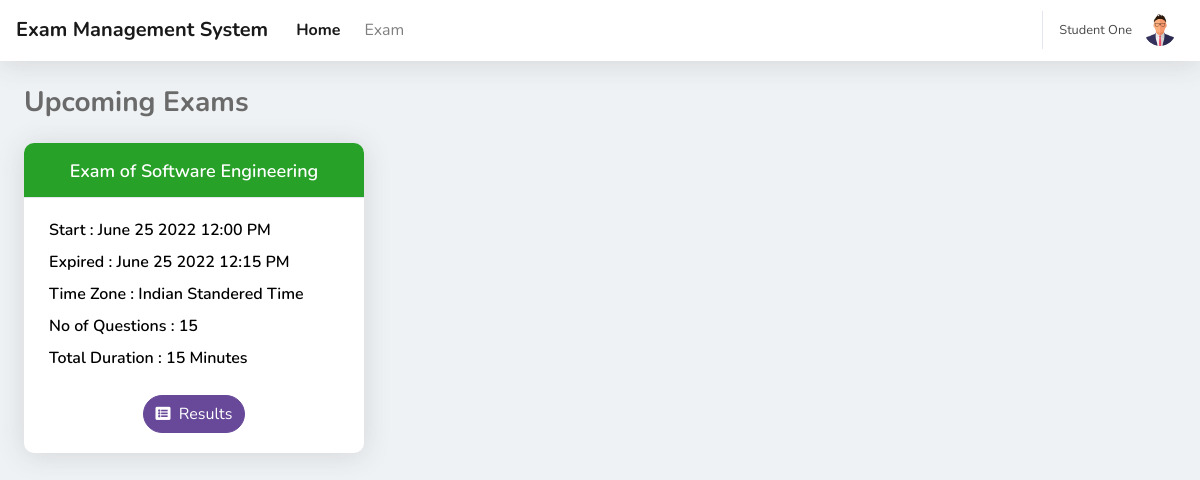
Screenshot of /student/home.php (signed in) with the database file from the repository.
### tables this page shows
CREATE TABLE `add_student` (
  `std_id` int(100) NOT NULL,
  `std_name` varchar(100) NOT NULL,
  `gender` varchar(100) NOT NULL,
  `dob` varchar(100) NOT NULL,
  `course` varchar(100) NOT NULL,
  `year` varchar(100) NOT NULL,
  `email` varchar(100) NOT NULL,
  `password` varchar(100) NOT NULL,
  `image` varchar(100) NOT NULL
);

CREATE TABLE `add_exam` (
  `exam_id` int(100) NOT NULL,
  `course` varchar(100) NOT NULL,
  `exam_time_limit` varchar(100) NOT NULL,
  `total_question` varchar(100) NOT NULL,
  `correct` varchar(100) NOT NULL,
  `wrong` varchar(100) NOT NULL,
  `exam_title` varchar(100) NOT NULL,
  `exam_date` varchar(100) NOT NULL,
  `exam_time` varchar(100) NOT NULL,
  `status` varchar(100) NOT NULL
);

### student/home.php (the view, shortened to what this page needs)
<!DOCTYPE html>
<?php
include "../connection.php";
include "assets/header.php";
include "assets/navbar.php";
?>
<html>
<head>
</head>
<body>
    <div class="container-fluid">
        <h3>Upcoming Exams</h3>
        <?php
        $sql2 = "SELECT * FROM `add_student` WHERE `std_id` = '{$_SESSION["std_id"]}'";
        $result2 = mysqli_query($db, $sql2);
        $res2 = mysqli_fetch_array($result2);
        $sql1 = "SELECT * FROM `add_exam` WHERE `course` = '{$res2['course']}'";
        $result1 = mysqli_query($db, $sql1);
        foreach ($result1 as $res1) {
            $start_date = strtotime($res1['exam_date']);
            $start_time = strtotime($res1['exam_time']);
            $remaining_seconds = $res1['exam_time_limit'] * 60;
            $start_time_date = date('F j Y h:i A', strtotime($res1['exam_date'] . ' ' . $res1['exam_time']));
            $end_time_date = date('h:i A', ($start_time + $remaining_seconds));
            $selectquery3 = "SELECT * FROM `std_exam_status` WHERE `std_id` = '{$_SESSION['std_id']}' AND `exam_name` = '{$res1['exam_title']}'";
            $query3 = mysqli_query($db, $selectquery3);
            $row3 = mysqli_fetch_array($query3);
        ?>
            <div class="box-container exams-view">
                <div class="card-header"><?php echo $res1['exam_title'] ?></div>
                <div class="card-containts">
                    <p>Start : <?php echo $start_time_date ?></p>
                    <p>Expired : <?php echo date('F j Y', $start_date) . ' ' . $end_time_date ?></p>
                    <p>Time Zone : Indian Standered Time</p>
                    <p>No of Questions : <?php echo $res1['total_question'] ?></p>
                    <p>Total Duration : <?php echo $res1['exam_time_limit'] ?> Minutes</p>
                </div>
                <?php
                if (mysqli_num_rows($query3) > 0) {
                    if ($row3['attendence_status'] == "Ended") {
                ?>
                        <div id="results_btn">
                            <button type="button" id="<?php echo $res1['exam_id'] ?>" class="btn show_results_btn"><i class="fa fa-list-alt"></i>&nbsp&nbspResults</button>
                        </div>
                    <?php }
                } else if ($res1['status'] == "Ended") { ?>
                    <div id="results_btn">
                        <button type="button" id="<?php echo $res1['exam_id'] ?>" class="btn show_results_btn"><i class="fa fa-list-alt"></i>&nbsp&nbspResults</button>
                    </div>
                <?php } else {
                ?>
                    <div id="details_btn">
                        <button type="button" id="<?php echo $res1['exam_id'] ?>" class="btn btn-primary exam_details_btn"><i class="fas fa-play"></i>&nbsp&nbspDetails</button>
                    </div>
                <?php
                }
                ?>
            </div>
        <?php } ?>
    </div>
</body>
</html>

### student/assets/navbar.php (shortened to what this page needs)
<?php
include "../connection.php";
?>
<!DOCTYPE html>
<?php
@$sql1 = "SELECT * FROM `add_student` WHERE `std_id` = '{$_SESSION["std_id"]}'";
$result1 = mysqli_query($db, $sql1);
$res2 = mysqli_fetch_array($result1);
?>
<div id="wrapper">
    <div id="content-wrapper" class="d-flex flex-column">
        <div id="content">
            <nav class="navbar navbar-light navbar-expand bg-white topbar shadow">
                <h4 class="navbar-brand" href="#">Exam Management System</h4>
                <ul class="navbar-nav">
                    <li class="nav-item">
                        <a id="home" class="nav-link" href="home.php">Home</a>
                    </li>
                    <li class="nav-item">
                        <a id="exam" class="nav-link" href="exam.php">Exam</a>
                    </li>
                </ul>
                <ul class="navbar-nav ml-auto">
                    <li class="nav-item dropdown no-arrow">
                        <a class="nav-link dropdown-toggle" id="userDropdown" role="button" data-toggle="dropdown" aria-haspopup="true" aria-expanded="false">
                            <?php
                            if (isset($_SESSION['std_id'])) {
                            ?>
                                <span class="d-none d-lg-inline text-gray-600 small" style="padding-right: 12px;">
                                    <?php
                                    echo $res2['std_name'];
                                    ?>
                                </span>
                            <?php
                            } else {
                            ?>
                                <span class="d-none d-lg-inline text-gray-600 small" style="padding-right: 12px;">Not Logged IN</span>
                            <?php
                            }
                            ?>
                            <img class="img-profile rounded-circle" src="<?php echo empty($res2['image']) ? "img/pfp.png" : $res2['image']; ?>">
                        </a>
                    </li>
                </ul>
            </nav>

### student/css/style.css (style rules this page uses)
html { scroll-behavior: smooth; }
body { min-height: 100% !important; height: 100% !important; }
#wrapper { display: flex; min-height: 100vh; }
#wrapper #content-wrapper { background-color: #eff2f4; width: 100%; overflow-x: hidden; }
#wrapper #content-wrapper #content { flex: 1 0 auto; }
.current { font-weight: bold; color: rgba(0, 0, 0, 0.9) !important; }
.card-header { font-size: 18px; height: 55px; border-top-left-radius: 10px !important; border-top-right-radius: 10px !important; padding-top: 15px !important; }
.container-fluid h3 { margin-top: 20px; margin-bottom: 20px; color: #6a6a6a; }
.box-container { border-radius: 10px; height: 560px; background-color: white; color: black; padding-bottom: 20px; box-shadow: 0 0.15rem 1.75rem 0 rgba(58, 59, 69, 0.15) !important; }
#userDropdown { padding: 0px !important; padding-right: 8px !important; }
.box-container.exams-view { width: 340px; height: 310px; float: left; margin-right: 30px; margin-bottom: 30px; padding: 0; }
.exams-view .card-header { background-color: #27a127; color: #fff; font-weight: 600; text-align: center; }
.exams-view .card-containts { margin: 20px 25px 20px; }
.exams-view .card-containts p { margin-bottom: 8px; font-weight: 600; }
.exams-view #details_btn, .exams-view #results_btn { text-align: center; padding-top: 5px; }
.exams-view .show_results_btn { color: #fff; background-color: #684999; border: 1px solid #684999; border-radius: 20px; }
.exams-view #details_btn i, .exams-view #results_btn i { font-size: 15px; }

### rows the page displays
add_student: std_name "Student One"
add_exam: exam_title "Exam of Software Engineering", start_time_date "June 25 2022 12:00 PM", exam_date "June 25 2022", end_time_date "12:15 PM", total_question "15", exam_time_limit "15"
